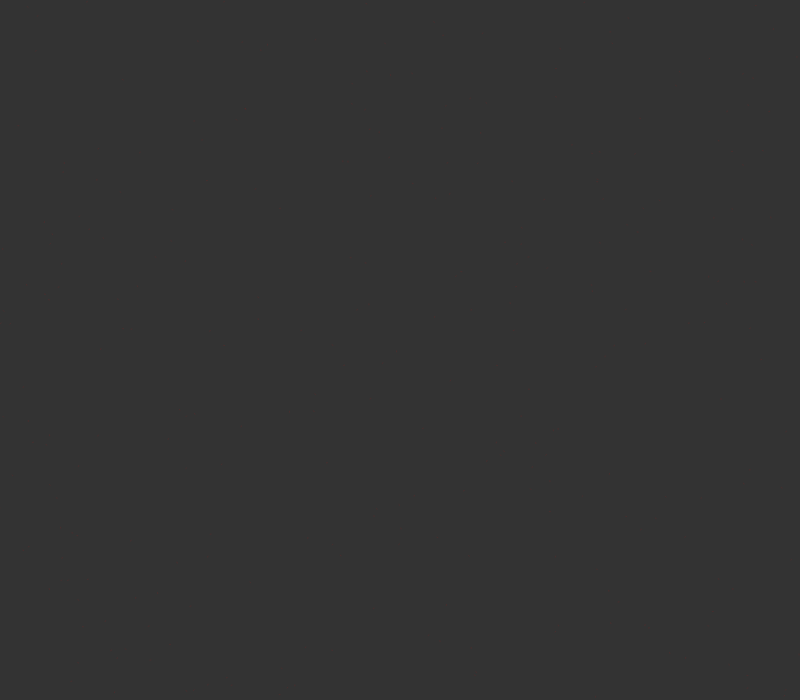
Frame 1 (no input)
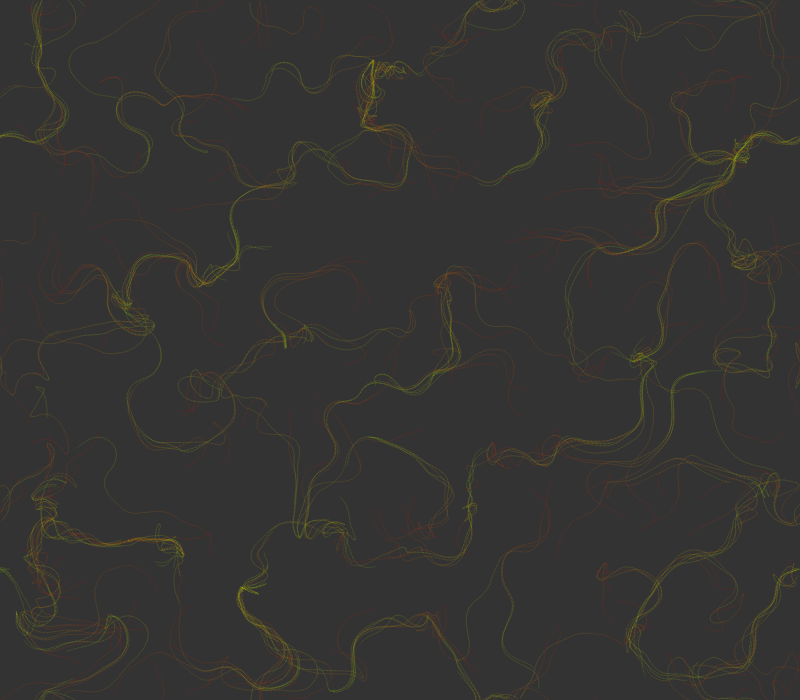
Frame 60 (no input)
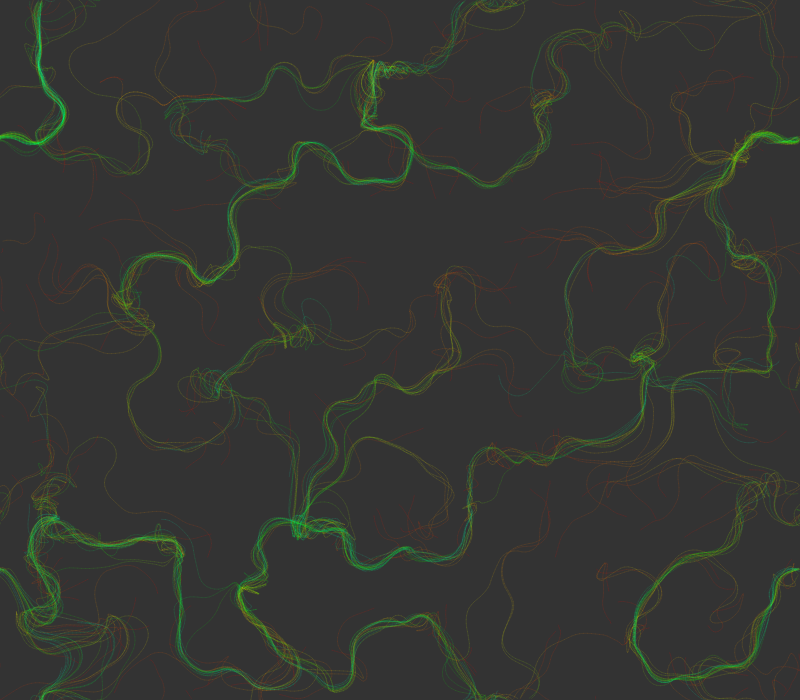
Frame 120 (the mouse pressed at the canvas centre since frame 60)

The p5.js sketch that drew these frames (run headless with seeded random() and noise() and a simulated clock; from frame 60 on, the mouse is pressed at the canvas centre):

// p5.js sketch
// ── sketch.js
let inc = 0.1,
  scl = 10,
  cols,
  rows,
  zOff = 0,
  fr,
  particles = [],
  flowfield;

let incSlider, angleSlider, magSlider;

function setup() {
  createCanvas(800, 700);
  colorMode(HSB, 255);
  cols = floor(width / scl);
  rows = floor(height / scl);
  fr = createP('');
  createP('inc, angle multiplier, magnitude');
  incSlider = createSlider(0.001, 1, 0.1, 0.001);
  angleSlider = createSlider(0.5, 1024 * 1024, 4, 0.5);
  magSlider = createSlider(0.5, 50, 1, 0.5);

  flowfield = new Array(cols * rows);

  for (let i = 0; i < 300; i++) {
    particles[i] = new Particle();
  }
  background(51);
}

function draw() {
  let yOff = 0;
  for (let y = 0; y < rows; y++) {
    let xOff = 0;
    for (let x = 0; x < cols; x++) {
      let index = x + y * cols;
      let angle = noise(xOff, yOff, zOff) * TWO_PI * angleSlider.value();
      let v = p5.Vector.fromAngle(angle);
      v.setMag(magSlider.value());
      flowfield[index] = v;
      xOff += incSlider.value();
      stroke(0, 50);
    }
    yOff += incSlider.value();
    zOff += 0.00001;
  }

  for (let i = 0; i < particles.length; i++) {
    particles[i].follow(flowfield);
    particles[i].update();
    particles[i].edges();
    particles[i].show();
    let c = particles[i].backColor();
    // background(c.r, c.g, c.b, c.a);
  }

  fr.html(floor(frameRate()));
}

// ── particle.js
class Particle {
    constructor() {
        this.pos = createVector(random(width), random(height));
        this.vel = createVector(0, 0);
        this.acc = createVector(0, 0);
        this.maxSpeed = 4;
        this.h = 0;

        this.prevPos = this.pos.copy();
    }

    update() {
        this.vel.add(this.acc);
        this.vel.limit(this.maxSpeed);
        this.pos.add(this.vel);
        this.acc.mult(0);
    }

    follow(vectors) {
        let x = floor(this.pos.x / scl);
        let y = floor(this.pos.y / scl);
        let index = x + y * cols;
        let force = vectors[index];
        this.applyForce(force);
    }

    backColor() {
        return {
            r: this.h,
            g: 255,
            b: 255,
            a: 25
        };
    }

    applyForce(force) {
        this.acc.add(force);
    }

    show() {
        stroke(this.h, 255, 255, 25);
        this.h += 1;
        if (this.h > 255) this.h = 0;
        strokeWeight(1);
        line(this.pos.x, this.pos.y, this.prevPos.x, this.prevPos.y);
        this.updatePrev();
    }

    updatePrev() {
        this.prevPos.x = this.pos.x;
        this.prevPos.y = this.pos.y;
    }

    edges() {
        if (this.pos.x > width) {
            this.pos.x = 0;
            this.updatePrev();
        }
        if (this.pos.x < 0) {
            this.pos.x = width;
            this.updatePrev();
        }
        if (this.pos.y > height) {
            this.pos.y = 0;
            this.updatePrev();
        }
        if (this.pos.y < 0) {
            this.pos.y = height;
            this.updatePrev();
        }
    }
}
